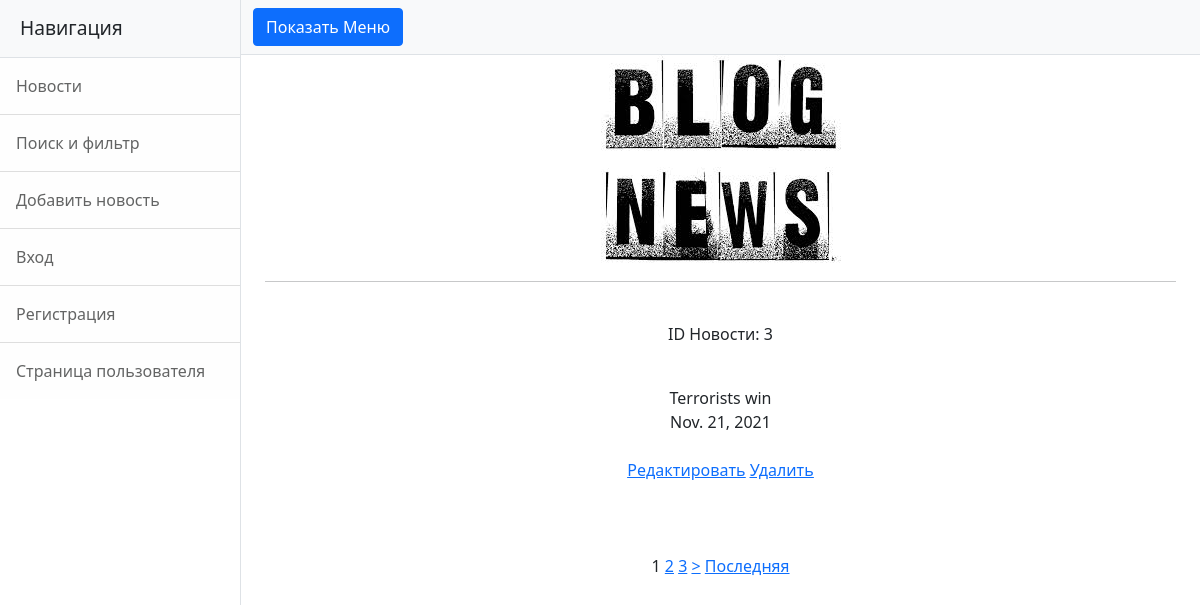
Page /news/ on the committed database.
### news/models.py (models this page shows, shortened)
class Post(models.Model):
    post = 'PO'
    news = 'NW'
    POSITIONS=[
    (post,'post'),
    (news,'news'),]
    post_author = models.ForeignKey(Author, on_delete = models.CASCADE)
    post_type = models.CharField(max_length=2, choices= POSITIONS)
    post_date_created = models.DateField(auto_now_add = True)
    post_detailed_data_created = models.TimeField(auto_now_add = True)
    category = models.ManyToManyField(Category, through = 'PostCategory')
    head_of_post = models.CharField(max_length = 255)
    article_text = models.TextField()
    post_raiting = models.IntegerField(default = 1)

### news/views.py (the view)
# urls.py: path('', PostListNews.as_view()),
class PostListNews(ListView):
    model = Post
    template_name = 'news.html'
    context_object_name = 'news'
    queryset = Post.objects.filter(post_type='NW')
    ordering = ['id']
    paginate_by = 1

### news/templatetags/custom_filters.py (called while the page is built)
@register.filter(name='Censor')
def Censor(value):
    w=value.split()
    for i in range(len(w)):
        if w[i] in blacklist:
            w[i] ='!!цензура!!'
    string = ' '.join([str(item) for item in w])
    return string

### templates/news.html (shortened to what this page needs)
{% extends 'flatpages/default.html' %}
{% load custom_filters %}
{% block content %}
    <hr>
    <br>
    {% if news %}
        {% for i in news %}
            <p>ID Новости: {{i.id}}</p>
            <br>
            {{ i.article_text|Censor}}
            <br>
            {{ i.post_date_created}}
            <br>
            <br>
        <a href="{% url 'update_post_detail' i.id %}"><u>Редактировать</u></a>
        <a href="{% url 'post_delete' i.id %}"><u> Удалить </u></a>
            <br>
            <br>
            <br>
        {% endfor %}
        <br>
        {% if is_paginated %}
            {% for num in page_obj.paginator.page_range %}
                {% if page_obj.number == num %}
                    <a>{{ num }}</a>
                {% elif num > page_obj.number|add:'-3' and num < page_obj.number|add:'3' %}
                    <a href="?page={{ num }}">{{ num }}</a>
                {% endif %}
            {% endfor %}
            {% if page_obj.has_next %}
                <a href="?page={{ page_obj.next_page_number }}">></a>
                <a href="?page={{ page_obj.paginator.num_pages }}">Последняя</a>
            {% endif %}
        {% endif %}
    {% else %}
        <h2>Новостей нет!</h2>
    {% endif %}
    <br>
    <br>
{% endblock content %}

### rows in the picture
Post: id "3", article_text|Censor "Terrorists win", post_date_created "Nov. 21, 2021"

### other values in the picture
{{ num }} "1"
{{ num }} "2" "3"
